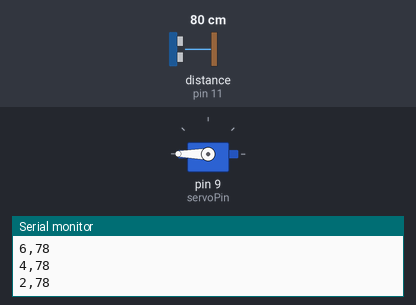
The sketch below on a simulated Arduino Uno, built with avr-gcc and run on an emulated ATmega328P. Parts: servo, the last lines printed to the serial monitor. Wiring (inferred from the names in the program): ultrasonic range finder: trigger pin 10; echo pin 11. The inputs (shaded band) are chosen by the test bench; at power-on: distance to the obstacle (sensor on pin 11) 80 cm. The echo pulse lasts 58.3 µs per cm.

Above: at 3.23 s.
4.3 s: distance to the obstacle (sensor on pin 11) set to 2 cm
At 6.19 s:
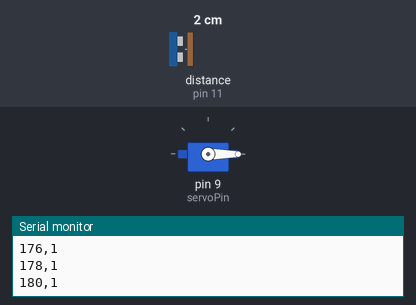
7.3 s: distance to the obstacle (sensor on pin 11) set to 9 cm
10.3 s: distance to the obstacle (sensor on pin 11) set to 60 cm
Timing chart, 0 to 19.3 s (numbered marks = the images above; inputs shaded):
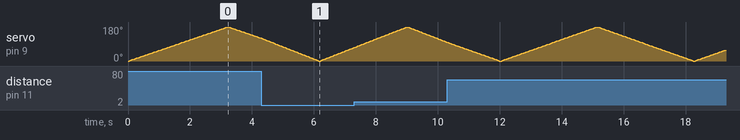

The sketch:

radar_arduino.ino
```cpp
#include <Servo.h>

Servo myServo;

// Pin definitions
const int trigPin = 10;
const int echoPin = 11;
const int servoPin = 9;

void setup() {
  Serial.begin(9600);       // start serial communication with PC
  myServo.attach(servoPin); // attach servo to pin 9
  pinMode(trigPin, OUTPUT);
  pinMode(echoPin, INPUT);
}

void loop() {
  // Sweep left to right (0° to 180°)
  for (int angle = 0; angle <= 180; angle += 2) {
    myServo.write(angle);
    delay(30);                        // wait for servo to reach position
    int dist = measureDistance();
    Serial.print(180 - angle);        // mirror angle (servo is mounted upside down)
    Serial.print(",");
    Serial.println(dist);
  }

  // Sweep right to left (180° to 0°)
  for (int angle = 180; angle >= 0; angle -= 2) {
    myServo.write(angle);
    delay(30);                        // wait for servo to reach position
    int dist = measureDistance();
    Serial.print(180 - angle);        // mirror angle (servo is mounted upside down)
    Serial.print(",");
    Serial.println(dist);
  }
}

int measureDistance() {
  // Send ultrasonic pulse
  digitalWrite(trigPin, LOW);
  delayMicroseconds(2);
  digitalWrite(trigPin, HIGH);
  delayMicroseconds(10);
  digitalWrite(trigPin, LOW);

  // Measure how long the echo takes to return
  long duration = pulseIn(echoPin, HIGH);

  // Convert duration to distance in cm (speed of sound = 0.034 cm/us, divide by 2 for round trip)
  int distance = duration * 0.034 / 2;

  return distance;
}
```
